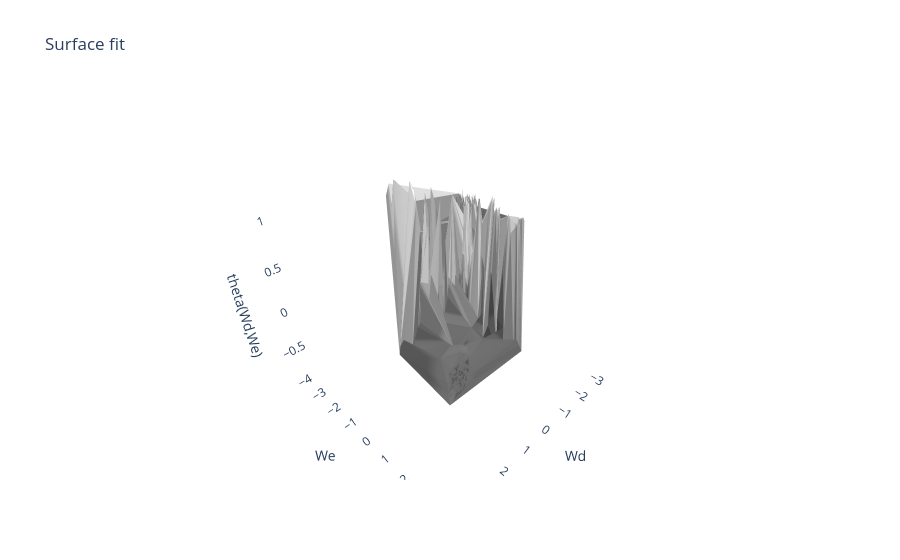

The cell this chart's notebook holds for it:
### Code cell
PlotSurface(data)

### Figure 1 — Plotly figure (JSON) as saved in the notebook; plotly's stock layout.template omitted (floating-point values rounded to 4 significant figures; data arrays with more than 128 entries replaced by an {"elided": "..."} marker saying what was removed)
{"data": [{"facecolor": {"elided": "2311 str values"}, "i": {"elided": "2311 int values"}, "j": {"elided": "2311 int values"}, "k": {"elided": "2311 int values"}, "name": "", "type": "mesh3d", "x": {"elided": "2146 float values"}, "y": {"elided": "2146 float values"}, "z": {"elided": "2146 float values"}}], "layout": {"scene": {"aspectmode": "cube", "xaxis": {"backgroundcolor": "white", "title": {"text": "Wd"}}, "yaxis": {"backgroundcolor": "white", "title": {"text": "We"}}, "zaxis": {"backgroundcolor": "white", "title": {"text": "theta(Wd,We)"}}}, "title": {"text": "Surface fit"}}}
